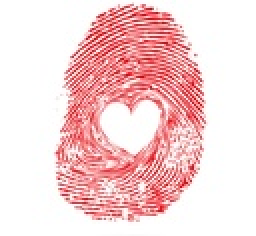
%> input picture timg.jpg, 128 x 118 px, shrunk from 881 x 811 before the run (shown 2 times larger)
$ octave main_3.m   (GNU Octave 9; MATLAB toolbox functions it lacks are replaced by stand-ins)
%> lines starting %> are read from the running program, lines starting %| are printed output that depends on the picture; in (x1, y1, x2, y2) boxes, pixels count from 0 and x2, y2 are one past the last pixel; in counts of white or black regions, pixels touching at a corner belong together; the program's own positions count from 1
%> further down, timg_rgb is the input picture: size 118x128x3 uint8; mean R, G, B 245.5, 212.3, 213.4
### rgb1gray.m
function [ output ] = rgb1gray(f, method)
% 该函数 g = rgb1gray(f, method). 函数功能是将一幅
% 24 位的RGB 图像, f, 转换成灰度图像, g. 参数 method
% 是一个字符串，当其值为’average’ 时，采用第一种转换
% 方法，当其值为’NTSC’时，采用第二种转换方法。
% 将’NTSC’做为缺省方式。
if nargin<2  %输入参数小于2，即为缺省模式
    %采用‘NTSC’方式，灰度化图像
    output=0.2989*f(:,:,1)+0.5870*f(:,:,2)+0.1140*f(:,:,3);
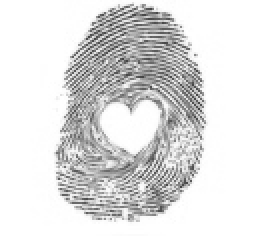
%> output: size 118x128 uint8 (shown 2 times larger); min 65, max 255, mean 222.3
else
    if strcmp(method,'average')   %判断是否为‘average’方式
        %采用‘average’方式，灰度化图像
        output=1/3*f(:,:,1)+1/3*f(:,:,2)+1/3*f(:,:,3);
    elseif strcmp(method,'NTSC')  %判断是否为‘NTSC’方式
        %采用‘NTSC’方式，灰度化图像
        output=0.2989*f(:,:,1)+0.5870*f(:,:,2)+0.1140*f(:,:,3);
    end
end
end

### Diedai.m
function [ output , thread1 ] = Diedai( f )
%%%%%%%%%%%%%%%%%%%%%%%%%%%%%%%%%%%%%%%%%%%%%%%%%%%%
% Diedai():利用迭代法寻求图像的阈值
% f 输入图像
% output 输出图像
% thread1 阈值
%%%%%%%%%%%%%%%%%%%%%%%%%%%%%%%%%%%%%%%%%%%%%%%%%%%%
fmax = max(max(f));                            %计算最大像素点
%> fmax = 255
fmin = min(min(f));                            %计算最小像素值
%> fmin = 65
thread0 = double((fmax+fmin)/2);               %计算阈值初始值
%> thread0 = 128
%%%%%%%    分别计算像素值小于等于k和大于k的像素平均值 %%%%%%%%%
aver_0_k = sum(f(find(f<=thread0)))/(length(find(f<=thread0)));
%> aver_0_k = 106.6
aver_k_255 =  sum(f(find(f>thread0)))/(length(find(f>thread0)));
%> aver_k_255 = 231.1
thread1 = 0.5*(aver_k_255+aver_0_k);           %更新阈值
%> thread1 = 168.8
while abs(double(thread1-thread0))>=0.0000001  %迭代更新
    thread0 = thread1;                         %更新前一个阈值
    %%%%%%%    分别计算像素值小于等于k和大于k的像素平均值 %%%%%%%%%
    aver_0_k = sum(f(find(f<=thread0)))/(length(find(f<=thread0)));
    aver_k_255 =  sum(f(find(f>thread0)))/(length(find(f>thread0)));
    thread1 = 0.5*(aver_k_255+aver_0_k);       %更新当前阈值
end
%> this loop made 6 passes
%> (thread0, aver_0_k, aver_k_255, thread1) on passes 1 to 6: (168.8, 131.8, 240.9, 186.3), (186.3, 143, 245.4, 194.2), (194.2, 148.1, 247.4, 197.8), (197.8, 150, 248.1, 199.1), (199.1, 151.1, 248.6, 199.8), (199.8, 151.1, 248.6, 199.8)
output = zeros(size(f));
output(find(f>thread1)) = 1;                   %大于阈值设置为白色
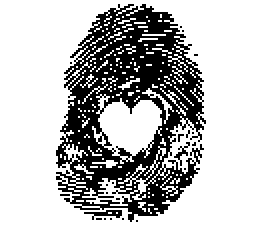
%> output: size 118x128 double (shown 2 times larger); values 0 (black) and 1 (white), 73.1% white; 23 black regions (20 under 20 px), largest, box (x1, y1, x2, y2) and area: (28, 2, 103, 111) 3963, (42, 105, 61, 110) 42, (87, 71, 95, 83) 26
output(find(f<=thread1)) = 0;                  %小于阈值设置为黑色
%output = f;                                   %将f值赋值给输出变量
end

### fushi.m
function [ output ] = fushi( f , w1 )
%%%%%%%%%%%%%%%%%%%%%%%%%%%%%%%%%%%%%%%%%%%%%%
% fushi()实现对图像的腐蚀
% f:输入的二值图像
% w1:腐蚀模板
% output：腐蚀后的图像
%%%%%%%%%%%%%%%%%%%%%%%%%%%%%%%%%%%%%%%%%%%%%%
 [wx,wy]=size(w1);                      %求w1矩阵的大小
 [fx,fy]=size(f);                       %求f矩阵的大小
 Paddingf = zeros(fx+wx-1,fy+wy-1);     %初始化填充图像矩阵
 total = sum(sum(w1(find(isnan(w1)==0)),1),2);
                                        %将原图矩阵覆盖至填充图像矩阵相应位置
 Paddingf((wx+1)/2:(wx+1)/2+fx-1,(wy+1)/2:(wy+1)/2+fy-1)=f(:,:);
 output=zeros(fx,fy);                   %初始化腐蚀图像矩阵
  for i = (wx+1)/2:(wx+1)/2+fx-1        %循环计算
     for j = (wy+1)/2:(wy+1)/2+fy-1
                                        %逐个点计算腐蚀结果
                                        %利用NaN来计算不需要考虑的模板上的点
        imt = min(Paddingf(i-(wx-1)/2:i+(wx-1)/2,j-(wy-1)/2:j+(wy-1)/2),w1);
        in_result = sum(sum(imt(find(isnan(imt)==0)),2),1);
        output(i-(wx-1)/2,j-(wy-1)/2) = (in_result == total);
     end
 end
end

### kaical.m
function [ output ] = kaical( f , w1 )
%%%%%%%%%%%%%%%%%%%%%%%%%%%%%%%%%%%%%%%%%%%%%%
% kaical()实现开运算
% f:输入的二值图像
% w1:模板
% output：开运算后的图像
%%%%%%%%%%%%%%%%%%%%%%%%%%%%%%%%%%%%%%%%%%%%%%
output = fushi(f,w1);          %先腐蚀
output = pengzhang(output,w1); %后膨胀
end

### pengzhang.m
function [ output ] = pengzhang( f , w1 )
%%%%%%%%%%%%%%%%%%%%%%%%%%%%%%%%%%%%%%%%%%%%%%
% pengzhang()实现对图像的膨胀 0是目标 1是背景
% f:输入的二值图像
% w1:膨胀模板
% output：膨胀后的图像
%%%%%%%%%%%%%%%%%%%%%%%%%%%%%%%%%%%%%%%%%%%%%%
 [wx,wy]=size(w1);                      %求w1矩阵的大小
 [fx,fy]=size(f);                       %求f矩阵的大小
 Paddingf = zeros(fx+wx-1,fy+wy-1);     %初始化填充图像矩阵
                                        %将原图矩阵覆盖至填充图像矩阵相应位置
 Paddingf((wx+1)/2:(wx+1)/2+fx-1,(wy+1)/2:(wy+1)/2+fy-1)=f(:,:);
 output=zeros(fx,fy);                   %初始化腐蚀图像矩阵
  for i = (wx+1)/2:(wx+1)/2+fx-1        %循环计算
     for j = (wy+1)/2:(wy+1)/2+fy-1
                                        %逐个点计算膨胀结果
                                        %利用NaN来计算不需要考虑的模板上的点
        imt = min(Paddingf(i-(wx-1)/2:i+(wx-1)/2,j-(wy-1)/2:j+(wy-1)/2),w1);
        in_result = sum(sum(imt(find(isnan(imt)==0)),2),1);
        output(i-(wx-1)/2,j-(wy-1)/2) = (in_result ~=0);
     end
 end
end

### getbone.m
function [ output,k] = getbone( f , w1 )
%> called with w1 = [1 1 1; 1 1 1; 1 1 1]
%%%%%%%%%%%%%%%%%%%%%%%%%%%%%%%%%%%%%%%%%%%%%%
% getbone()实现对图像的骨架提取
% f:输入的二值图像
% w1:模板
% output：骨架图像
%%%%%%%%%%%%%%%%%%%%%%%%%%%%%%%%%%%%%%%%%%%%%%
output = zeros(size(f));        %初始化骨架图像
k = 0;                          %统计迭代次数
while sum(sum(f,1),2)~=0        %当f未被腐蚀空集、继续运算
 sk = f - min(f,(kaical(f,w1)));%计算中间结果sk
 output = max(output,sk);       %计算前k次并集
 k = k + 1;                     %更新迭代次数
 f = fushi(f,w1);               %对f进行腐蚀
end
%> this loop made 5 passes
%> pass 1, in kaical, `output = pengzhang(output,w1);`:
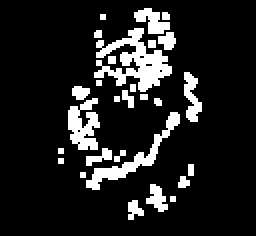
%> output: size 118x128 double (shown 2 times larger); values 0 (black) and 1 (white), 12.9% white; 28 white regions (16 under 20 px), largest, box (x1, y1, x2, y2) and area: (47, 14, 86, 46) 548, (43, 56, 90, 95) 317, (34, 49, 50, 75) 261
%> after the loop:
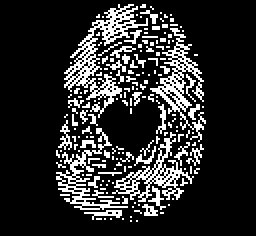
%> output: size 118x128 double (shown 2 times larger); values 0 (black) and 1 (white), 17.4% white in thin lines or dots, all inside (x1, y1, x2, y2) = (28, 2, 103, 111)
output = double(output);
end

### hit_nothit.m
function [ output] = hit_nothit( f , w1 )
%%%%%%%%%%%%%%%%%%%%%%%%%%%%%%%%%%%%%%%%%%%%%%
% hit_nothit()实现对图像的击中击不中变换
% f:输入的二值图像
% w1:模板
% output：结果图像
%%%%%%%%%%%%%%%%%%%%%%%%%%%%%%%%%%%%%%%%%%%%%%
AD = fushi(f,w1);       %求w1对f的腐蚀
Ac = transnot(f);       %求f的补集
Bc = transnot(w1);      %求w1的补集
ADc = fushi(Ac,Bc);     %求w1的补集对f的补集的腐蚀
output = min(AD,ADc);   %求击中击不中结果
end

### cut.m
function [ output] = cut( f  , k)
%%%%%%%%%%%%%%%%%%%%%%%%%%%%%%%%%%%%%%%%%%%%%%
% cut()实现对图像的裁剪
% f:输入的二值图像
% k:细化次数
% output：裁剪结果图像
%%%%%%%%%%%%%%%%%%%%%%%%%%%%%%%%%%%%%%%%%%%%%%
kerl1 = [nan 0 0;1 1 0;nan 0 0];  %定义八个模板
kerl2 = rot90(kerl1);
kerl3 = rot90(kerl2);
kerl4 = rot90(kerl3);
kerl5 = [1 0 0;0 1 0;0 0 0];
kerl6 = rot90(kerl5);
kerl7 = rot90(kerl6);
kerl8 = rot90(kerl7);
frea = f;
for i = 1:k                      %对8个模板进行k轮细化
    f = xihua(f,kerl1);f = xihua(f,kerl2);
    f = xihua(f,kerl3);f = xihua(f,kerl4);
    f = xihua(f,kerl5);f = xihua(f,kerl6);
    f = xihua(f,kerl7);f = xihua(f,kerl8);
end
x2 = zeros(size(f));             %计算端点
x2 = max(x2,hit_nothit(f,kerl1));
x2 = max(x2,hit_nothit(f,kerl2));
x2 = max(x2,hit_nothit(f,kerl3));
x2 = max(x2,hit_nothit(f,kerl4));
x2 = max(x2,hit_nothit(f,kerl5));
x2 = max(x2,hit_nothit(f,kerl6));
x2 = max(x2,hit_nothit(f,kerl7));
x2 = max(x2,hit_nothit(f,kerl8));
H = ones(3);
x3 = min(frea,pengzhang(x2,H));
output = max(f,x3);              %求裁剪后的结果
end

### xihua.m
function [ output] = xihua( f , w1 )
%%%%%%%%%%%%%%%%%%%%%%%%%%%%%%%%%%%%%%%%%%%%%%
% xihua()实现对图像的细化
% f:输入的二值图像
% w1:模板
% output：细化结果图像
%%%%%%%%%%%%%%%%%%%%%%%%%%%%%%%%%%%%%%%%%%%%%%
AD = hit_nothit(f,w1);       %击中击不中变换
Ac = transnot(AD);           %求击中击不中的补集
output = min(Ac,f);          %求细化结果
end

### transnot.m
function [ output] = transnot( mat )
%%%%%%%%%%%%%%%%%%%%%%%%%%%%%%%%%%%%%%%%%%%%%%
% transnot()实现对矩阵进行取非 nan的值不变
% mat：输入矩阵
% output：取非结果
%%%%%%%%%%%%%%%%%%%%%%%%%%%%%%%%%%%%%%%%%%%%%%
output = mat;                      %初始化结果矩阵
index1 = find(mat==1);             %找到原矩阵为1的索引
output(index1) = not(mat(index1)); %取反
index2 = find(mat==0);             %找到原矩阵为0的索引
output(index2) = not(mat(index2)); %取反
end

### main_3.m
timg_rgb = imread('timg.jpg');            %读入原图像
timg_gray = rgb1gray(timg_rgb);           %灰度图像
timg_2b = Diedai(timg_gray);              %图像二值化
timg_2b = not(timg_2b);                   %二值化取反，目标点为1
[timg_bone1,k] = getbone(timg_2b,ones(3));%形态学骨架提取
%> (the run ends here)
